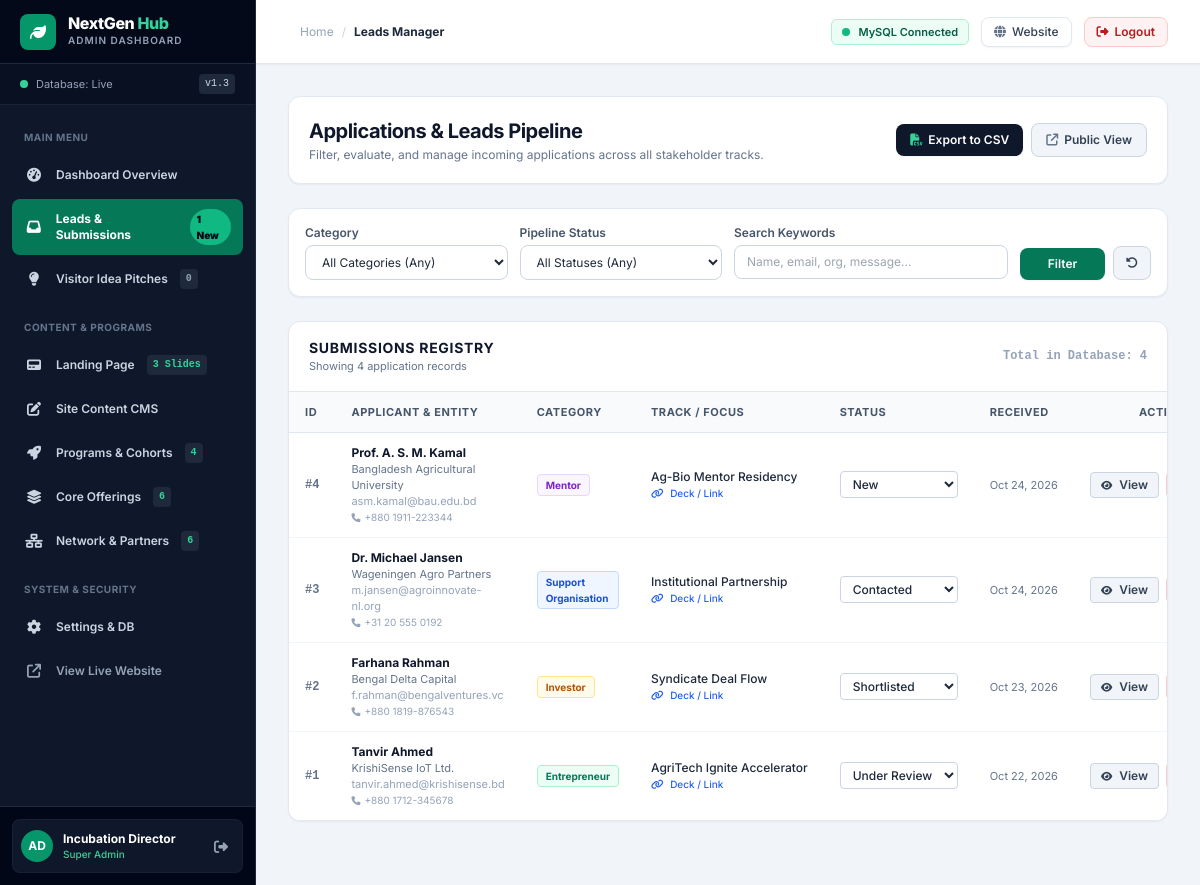
The page /admin/submissions.php (signed in) on the database its author committed.
### tables this page shows
CREATE TABLE IF NOT EXISTS `hub_submissions` (
    `id` INT UNSIGNED AUTO_INCREMENT PRIMARY KEY,
    `full_name` VARCHAR(150) NOT NULL,
    `email` VARCHAR(150) NOT NULL,
    `phone` VARCHAR(50) DEFAULT NULL,
    `organization` VARCHAR(150) DEFAULT NULL,
    `category` ENUM('Entrepreneur', 'Investor', 'Support Organisation', 'Mentor') NOT NULL,
    `sub_interest` VARCHAR(100) DEFAULT NULL,
    `pitch_url` VARCHAR(255) DEFAULT NULL,
    `message` TEXT NOT NULL,
    `admin_notes` TEXT DEFAULT NULL,
    `ip_address` VARCHAR(45) DEFAULT NULL,
    `status` ENUM('New', 'Under Review', 'Shortlisted', 'Contacted', 'Archived') DEFAULT 'New',
    `created_at` TIMESTAMP DEFAULT CURRENT_TIMESTAMP,
    `updated_at` TIMESTAMP DEFAULT CURRENT_TIMESTAMP ON UPDATE CURRENT_TIMESTAMP,
    INDEX `idx_category` (`category`),
    INDEX `idx_created_at` (`created_at`),
    INDEX `idx_status` (`status`)
);

### includes/db.php (called while the page is built, shortened)
<?php
function getDbConnection() {
    static $pdo = null;
    if ($pdo !== null) {
        return $pdo;
    }
    $options = [
        PDO::ATTR_ERRMODE            => PDO::ERRMODE_EXCEPTION,
        PDO::ATTR_DEFAULT_FETCH_MODE => PDO::FETCH_ASSOC,
        PDO::ATTR_EMULATE_PREPARES   => false,
        PDO::ATTR_TIMEOUT            => 2,
    ];
    $dsn = "mysql:host=" . DB_HOST . ";port=" . DB_PORT . ";dbname=" . DB_NAME . ";charset=utf8mb4";
    try {
        $pdo = new PDO($dsn, DB_USER, DB_PASS, $options);
        return $pdo;
    } catch (PDOException $e) {
        error_log("Primary DB connection attempt failed (" . DB_HOST . "): " . $e->getMessage());
    }
    return null;
}
function getHubSubmissions($limit = 50, $category = null) {
    $pdo = getDbConnection();
    if ($pdo !== null) {
        try {
            $sql = "SELECT * FROM hub_submissions";
            $params = [];
            $sql .= " ORDER BY created_at DESC LIMIT " . (int)$limit;
            $stmt = $pdo->prepare($sql);
            $stmt->execute($params);
            return $stmt->fetchAll();
        } catch (PDOException $e) {
            error_log("Failed to query submissions: " . $e->getMessage());
        }
    }
}

### admin/submissions.php (the view, shortened to what this page needs)
<?php
require_once __DIR__ . '/auth.php';
$categoryFilter = $_GET['category'] ?? null;
$statusFilter = $_GET['status'] ?? null;
$search = trim($_GET['search'] ?? '');
$allSubmissions = getHubSubmissions(300, $categoryFilter);
$submissions = array_filter($allSubmissions, function ($item) use ($statusFilter, $search) {
    if ($statusFilter && $item['status'] !== $statusFilter) {
        return false;
    }
    if ($search !== '') {
        $haystack = strtolower($item['full_name'] . ' ' . $item['email'] . ' ' . $item['organization'] . ' ' . $item['message']);
        if (strpos($haystack, strtolower($search)) === false) {
            return false;
        }
    }
    return true;
});
?>
<div class="max-w-7xl">
    <div class="mb-6 bg-white p-5 rounded-xl border border-slate-200 shadow-sm flex flex-col sm:flex-row sm:items-center justify-between gap-4">
        <div>
            <h1 class="text-xl font-bold text-slate-900 tracking-tight">Applications & Leads Pipeline</h1>
            <p class="text-xs text-slate-500 mt-0.5">Filter, evaluate, and manage incoming applications across all stakeholder tracks.</p>
        </div>
        <div class="flex items-center space-x-2">
            <a href="submissions.php?action=export_csv<?= $categoryFilter ? '&category=' . urlencode($categoryFilter) : '' ?><?= $statusFilter ? '&status=' . urlencode($statusFilter) : '' ?>" class="inline-flex items-center px-3.5 py-2 bg-slate-900 hover:bg-black text-white text-xs font-semibold rounded-lg shadow-sm transition">
                <i class="fa-solid fa-file-csv mr-1.5 text-emerald-400"></i> Export to CSV
            </a>
            <a href="../submissions.php" target="_blank" class="inline-flex items-center px-3.5 py-2 bg-slate-100 hover:bg-slate-200 text-slate-700 text-xs font-semibold rounded-lg border border-slate-300 transition">
                <i class="fa-solid fa-arrow-up-right-from-square mr-1.5 text-slate-500"></i> Public View
            </a>
        </div>
    </div>
    <div class="bg-white p-4 rounded-xl border border-slate-200 shadow-sm mb-6">
        <form method="GET" action="submissions.php" class="grid grid-cols-1 sm:grid-cols-4 lg:grid-cols-12 gap-3 text-xs">
            <div class="lg:col-span-3">
                <label class="block font-semibold text-slate-600 mb-1">Category</label>
                <select name="category" class="w-full px-3 py-2 bg-white border border-slate-300 rounded-lg text-slate-800 focus:outline-none focus:border-emerald-600">
                    <option value="">All Categories (Any)</option>
                </select>
            </div>
            <div class="lg:col-span-3">
                <label class="block font-semibold text-slate-600 mb-1">Pipeline Status</label>
                <select name="status" class="w-full px-3 py-2 bg-white border border-slate-300 rounded-lg text-slate-800 focus:outline-none focus:border-emerald-600">
                    <option value="">All Statuses (Any)</option>
                </select>
            </div>
            <div class="lg:col-span-4">
                <label class="block font-semibold text-slate-600 mb-1">Search Keywords</label>
                <input type="text" name="search" value="<?= htmlspecialchars($search) ?>" placeholder="Name, email, org, message..." class="w-full px-3 py-2 bg-white border border-slate-300 rounded-lg text-slate-800 focus:outline-none focus:border-emerald-600">
            </div>
            <div class="lg:col-span-2 flex items-end space-x-2">
                <button type="submit" class="w-full px-3 py-2 bg-emerald-700 hover:bg-emerald-800 text-white font-semibold rounded-lg shadow-sm transition">
                    Filter
                </button>
                <a href="submissions.php" class="px-3 py-2 bg-slate-100 hover:bg-slate-200 text-slate-700 font-semibold rounded-lg border border-slate-300 transition text-center" title="Reset Filters">
                    <i class="fa-solid fa-rotate-left"></i>
                </a>
            </div>
        </form>
    </div>
    <div class="bg-white rounded-xl border border-slate-200 shadow-sm overflow-hidden mb-8">
        <div class="px-5 py-4 border-b border-slate-200 flex items-center justify-between">
            <div>
                <h2 class="text-sm font-bold text-slate-900 uppercase tracking-wider">Submissions Registry</h2>
                <p class="text-[11px] text-slate-500">Showing <?= count($submissions) ?> application records</p>
            </div>
            <span class="text-xs font-mono font-bold text-slate-400">Total in Database: <?= count($allSubmissions) ?></span>
        </div>
        <div class="overflow-x-auto">
            <table class="w-full text-left text-xs border-collapse">
                <thead class="bg-slate-50 text-slate-600 uppercase font-bold text-[11px] tracking-wider border-b border-slate-200">
                    <tr>
                        <th class="px-4 py-3">ID</th>
                        <th class="px-4 py-3">Applicant & Entity</th>
                        <th class="px-4 py-3">Category</th>
                        <th class="px-4 py-3">Track / Focus</th>
                        <th class="px-4 py-3">Status</th>
                        <th class="px-4 py-3">Received</th>
                        <th class="px-4 py-3 text-right">Actions</th>
                    </tr>
                </thead>
                <tbody class="divide-y divide-slate-100 bg-white">
                    <?php if (empty($submissions)): ?>
                        <tr>
                            <td colspan="7" class="px-4 py-10 text-center text-slate-400">
                                No records match the selected filter criteria.
                            </td>
                        </tr>
                    <?php else: ?>
                        <?php foreach ($submissions as $row):
                            $badgeColor = match ($row['category']) {
                                'Entrepreneur' => 'bg-emerald-50 text-emerald-700 border-emerald-200',
                                'Investor' => 'bg-amber-50 text-amber-700 border-amber-200',
                                'Support Organisation' => 'bg-blue-50 text-blue-700 border-blue-200',
                                'Mentor' => 'bg-purple-50 text-purple-700 border-purple-200',
                                default => 'bg-slate-50 text-slate-700 border-slate-200',
                            };
                        ?>
                            <tr class="hover:bg-slate-50 transition">
                                <td class="px-4 py-3 font-mono font-semibold text-slate-500">
                                    #<?= htmlspecialchars($row['id']) ?>
                                </td>
                                <td class="px-4 py-3">
                                    <strong class="font-bold text-slate-900 block"><?= htmlspecialchars($row['full_name']) ?></strong>
                                    <span class="text-[11px] text-slate-500 block"><?= htmlspecialchars($row['organization'] ?: 'Independent') ?></span>
                                    <span class="text-[11px] text-slate-400 block"><?= htmlspecialchars($row['email']) ?></span>
                                    <?php if (!empty($row['phone'])): ?>
                                        <span class="text-[10px] text-slate-400 block"><i class="fa-solid fa-phone text-[9px] mr-1"></i><?= htmlspecialchars($row['phone']) ?></span>
                                    <?php endif; ?>
                                </td>
                                <td class="px-4 py-3">
                                    <span class="inline-flex items-center px-2 py-0.5 rounded text-[10px] font-bold border <?= $badgeColor ?>">
                                        <?= htmlspecialchars($row['category']) ?>
                                    </span>
                                </td>
                                <td class="px-4 py-3 font-medium text-slate-800 max-w-xs truncate" title="<?= htmlspecialchars($row['sub_interest']) ?>">
                                    <?= htmlspecialchars($row['sub_interest'] ?: 'General Program') ?>
                                    <?php if (!empty($row['pitch_url'])): ?>
                                        <a href="<?= htmlspecialchars($row['pitch_url']) ?>" target="_blank" class="block text-[10px] text-blue-600 hover:underline">
                                            <i class="fa-solid fa-link mr-1"></i> Deck / Link
                                        </a>
                                    <?php endif; ?>
                                </td>
                                <td class="px-4 py-3">
                                    <form method="POST" action="submissions.php" class="inline">
                                        <select name="status" onchange="this.form.submit()" class="px-2 py-1 rounded border text-xs font-medium bg-white text-slate-800 border-slate-300 focus:outline-none focus:border-emerald-600">
                                            <option value="New" <?= $row['status'] === 'New' ? 'selected' : '' ?>>New</option>
                                            <option value="Under Review" <?= $row['status'] === 'Under Review' ? 'selected' : '' ?>>Under Review</option>
                                            <option value="Shortlisted" <?= $row['status'] === 'Shortlisted' ? 'selected' : '' ?>>Shortlisted</option>
                                            <option value="Contacted" <?= $row['status'] === 'Contacted' ? 'selected' : '' ?>>Contacted</option>
                                        </select>
                                    </form>
                                </td>
                                <td class="px-4 py-3 text-[11px] text-slate-500 whitespace-nowrap">
                                    <?= date('M d, Y', strtotime($row['created_at'])) ?>
                                </td>
                                <td class="px-4 py-3 text-right whitespace-nowrap space-x-1">
                                    <button type="button"
                                        class="view-lead-btn px-2.5 py-1 rounded bg-slate-100 hover:bg-slate-200 text-slate-700 font-semibold text-xs border border-slate-300 transition"
                                        data-id="<?= htmlspecialchars($row['id']) ?>"
                                        data-name="<?= htmlspecialchars($row['full_name']) ?>"
                                        data-email="<?= htmlspecialchars($row['email']) ?>"
                                        data-phone="<?= htmlspecialchars($row['phone'] ?? '') ?>"
                                        data-org="<?= htmlspecialchars($row['organization'] ?? '') ?>"
                                        data-category="<?= htmlspecialchars($row['category']) ?>"
                                        data-track="<?= htmlspecialchars($row['sub_interest'] ?? '') ?>"
                                        data-pitch="<?= htmlspecialchars($row['pitch_url'] ?? '') ?>"
                                        data-status="<?= htmlspecialchars($row['status']) ?>"
                                        data-notes="<?= htmlspecialchars($row['admin_notes'] ?? '') ?>"
                                        data-date="<?= date('M d, Y H:i', strtotime($row['created_at'])) ?>"
                                        data-message="<?= htmlspecialchars($row['message']) ?>">
                                        <i class="fa-solid fa-eye text-[10px] mr-1"></i> View
                                    </button>
                                </td>
                            </tr>
                        <?php endforeach; ?>
                    <?php endif; ?>
                </tbody>
            </table>
        </div>
    </div>
</div>

### admin/auth.php (style rules this page uses)
body { font-family: 'Inter', system-ui, sans-serif; }

### rows shown on the page
hub_submissions: id "4", full_name "Prof. A. S. M. Kamal", organization "Bangladesh Agricultural University", email "asm.kamal@bau.edu.bd", phone "+880 1911-223344", category "Mentor", sub_interest "Ag-Bio Mentor Residency", status "New", created_at "Oct 24, 2026"
hub_submissions: id "3", full_name "Dr. Michael Jansen", organization "Wageningen Agro Partners", email "m.jansen@agroinnovate-nl.org", phone "+31 20 555 0192", category "Support Organisation", sub_interest "Institutional Partnership", status "Contacted", created_at "Oct 24, 2026"
hub_submissions: id "2", full_name "Farhana Rahman", organization "Bengal Delta Capital", email "f.rahman@bengalventures.vc", phone "+880 1819-876543", category "Investor", sub_interest "Syndicate Deal Flow", status "Shortlisted", created_at "Oct 23, 2026"
hub_submissions: id "1", full_name "Tanvir Ahmed", organization "KrishiSense IoT Ltd.", email "tanvir.ahmed@krishisense.bd", phone "+880 1712-345678", category "Entrepreneur", sub_interest "AgriTech Ignite Accelerator", status "Under Review", created_at "Oct 22, 2026"

### other values the page prints
$stats['new'] "1"
$stats['total_ideas'] "0"
$stats['total_banners'] "3"
$stats['total_programs'] "4"
$stats['total_offerings'] "6"
$stats['total_partners'] "6"
substr($admin['username'], 0, 2) "AD"
$admin['full_name'] "Incubation Director"
$admin['role'] "Super Admin"
$breadcrumb "Leads Manager"
count($submissions) "4"
count($allSubmissions) "4"
